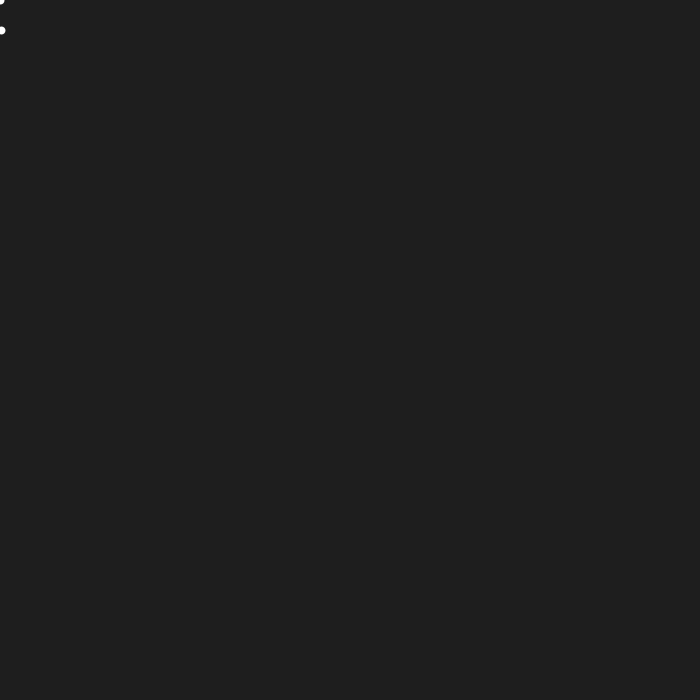
Frame 1 (no input)
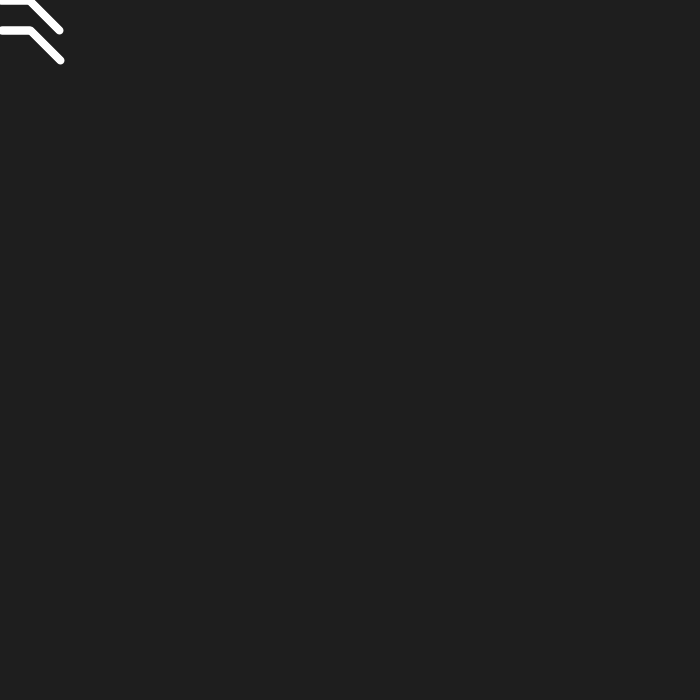
Frame 60 (the mouse pressed at the canvas centre just before this capture)
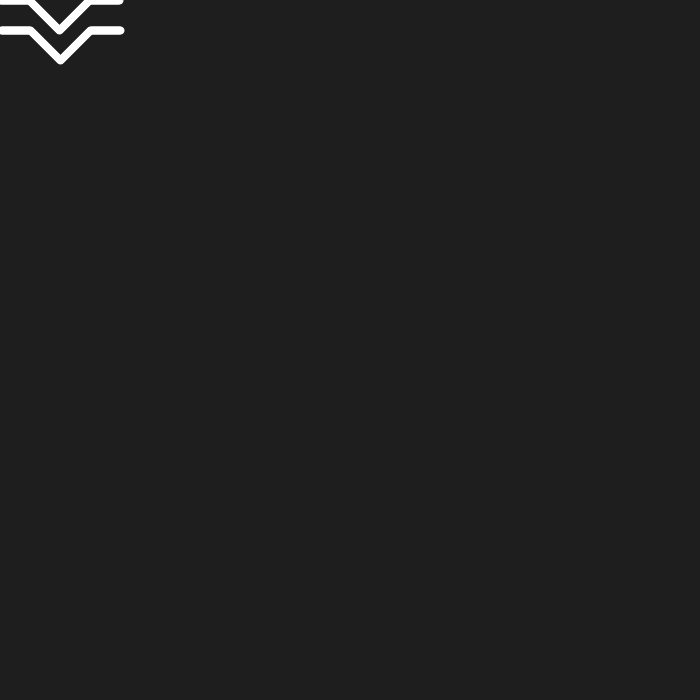
Frame 120 (the mouse held since frame 60 and released just before this capture)

The Processing sketch that drew these frames (run headless with seeded random() and noise(); from frame 60 on, the mouse is pressed at the canvas centre):

// Processing sketch: movingPoint
// ── movingPoint.pde
float x=0;
float y=0;

void setup(){
  size(700,700);
  background(30);
  stroke(255);
  strokeWeight(8);
}


void draw(){
  point(x,y);
  x++;
  translate(0,30);
  point(x,y);
  if (x >= 30 && x < 60){
    y++;
  }

  if (x >= 60 && x < 90){
    y--;
  }
}
